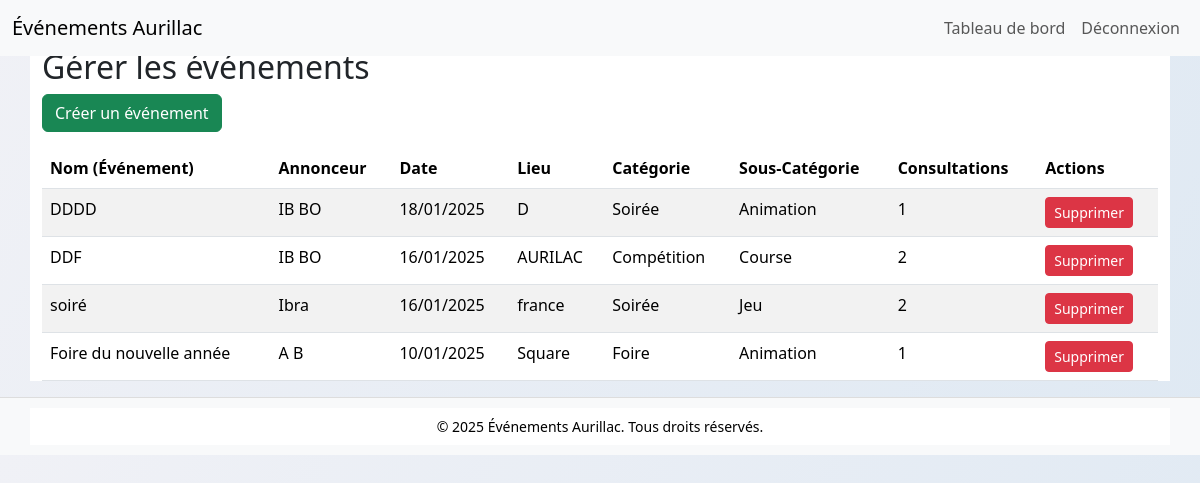
Page /admin/gerer_evenements.php (signed in) on the committed database.
### tables this page shows
CREATE TABLE `evenement` (
  `id_evenement` int(11) NOT NULL,
  `id_annonceur` int(11) NOT NULL,
  `id_categorie_evenement` int(11) NOT NULL,
  `id_sous_categorie_evenement` int(11) DEFAULT NULL,
  `nom` varchar(150) NOT NULL,
  `description` text NOT NULL,
  `date_evenement` date NOT NULL,
  `heure` time DEFAULT NULL,
  `lieu` varchar(200) NOT NULL,
  `image` varchar(255) DEFAULT NULL,
  `statut` varchar(20) DEFAULT 'actif',
  `compteur_consultations` int(11) DEFAULT 0,
  `date_creation` timestamp NOT NULL DEFAULT current_timestamp()
);

CREATE TABLE `annonceur` (
  `id_annonceur` int(11) NOT NULL,
  `nom` varchar(100) NOT NULL,
  `email` varchar(100) NOT NULL,
  `mot_de_passe` varchar(255) NOT NULL,
  `telephone` varchar(20) DEFAULT NULL,
  `id_categorie_annonceur` int(11) NOT NULL,
  `id_sous_categorie_annonceur` int(11) DEFAULT NULL,
  `role_annonceur` enum('annonceur','admin') NOT NULL DEFAULT 'annonceur',
  `date_creation` timestamp NOT NULL DEFAULT current_timestamp(),
  `statut` varchar(20) NOT NULL DEFAULT 'actif',
  `reset_token` varchar(64) DEFAULT NULL,
  `reset_expiry` datetime DEFAULT NULL
);

CREATE TABLE `categorieevenement` (
  `id_categorie_evenement` int(11) NOT NULL,
  `nom` varchar(100) NOT NULL
);

CREATE TABLE `souscategorieevenement` (
  `id_sous_categorie_evenement` int(11) NOT NULL,
  `id_categorie_evenement` int(11) NOT NULL,
  `nom` varchar(100) NOT NULL
);

### admin/gerer_evenements.php (the view, shortened to what this page needs)
<?php
require_once '../config/db_connect.php';
$sql = '
    SELECT e.*, a.nom AS annonceur_nom, a.statut AS annonceur_statut,
           c.nom AS cat_nom, sc.nom AS sous_cat_nom
    FROM Evenement e
    JOIN Annonceur a ON e.id_annonceur = a.id_annonceur
    JOIN CategorieEvenement c ON e.id_categorie_evenement = c.id_categorie_evenement
    LEFT JOIN souscategorieevenement sc
      ON e.id_sous_categorie_evenement = sc.id_sous_categorie_evenement
    ORDER BY e.date_evenement DESC
';
$stmt = $pdo->query($sql);
$evenements = $stmt->fetchAll(PDO::FETCH_ASSOC);
include '../includes/head.php';
include '../includes/header.php';
?>
<div class="container mt-5">
    <h2>Gérer les événements</h2>
    <a href="creer_evenement.php" class="btn btn-success mb-3">Créer un événement</a>
    <?php if (count($evenements) > 0): ?>
        <table class="table table-striped">
            <thead>
                <tr>
                    <th>Nom (Événement)</th>
                    <th>Annonceur</th>
                    <th>Date</th>
                    <th>Lieu</th>
                    <th>Catégorie</th>
                    <th>Sous-Catégorie</th>
                    <th>Consultations</th>
                    <th>Actions</th>
                </tr>
            </thead>
            <tbody>
                <?php foreach ($evenements as $evt): ?>
                    <tr>
                        <td>
                            <?php
                            echo htmlspecialchars($evt['nom']);
                            ?>
                        </td>
                        <td><?php echo htmlspecialchars($evt['annonceur_nom']); ?></td>
                        <td><?php echo date('d/m/Y', strtotime($evt['date_evenement'])); ?></td>
                        <td><?php echo htmlspecialchars($evt['lieu']); ?></td>
                        <td><?php echo htmlspecialchars($evt['cat_nom']); ?></td>
                        <td><?php echo htmlspecialchars($evt['sous_cat_nom'] ?: '—'); ?></td>
                        <td><?php echo $evt['compteur_consultations']; ?></td>
                        <td>
                            <a href="?supprimer=<?php echo $evt['id_evenement']; ?>"
                               class="btn btn-danger btn-sm"
                               onclick="return confirm('Supprimer cet événement ?');">
                               Supprimer
                            </a>
                        </td>
                    </tr>
                <?php endforeach; ?>
            </tbody>
        </table>
    <?php else: ?>
        <p>Aucun événement trouvé.</p>
    <?php endif; ?>
</div>
<?php include '../includes/footer.php'; ?>
</body>
</html>

### assets/css/style.css (style rules this page uses)
body { background: linear-gradient(120deg, #f0f1f6, #dfe9f3); font-family: 'Segoe UI', Tahoma, sans-serif; margin-top: 60px; margin-bottom: 40px; padding-top: 56px; padding-bottom: 50px; margin: 0; padding: 56px 0 40px 0; }
.container { background-color: #fff; }
body { background: linear-gradient(120deg, #f0f1f6, #dfe9f3); font-family: 'Segoe UI', Tahoma, sans-serif; margin: 0; padding: 0; }

### rows in the picture
evenement: nom "DDDD", id_annonceur.nom "IB BO", date_evenement "18/01/2025", lieu "D", id_categorie_evenement.nom "Soirée", id_sous_categorie_evenement.nom "Animation", compteur_consultations "1"
evenement: nom "DDF", id_annonceur.nom "IB BO", date_evenement "16/01/2025", lieu "AURILAC", id_categorie_evenement.nom "Compétition", id_sous_categorie_evenement.nom "Course", compteur_consultations "2"
evenement: nom "soiré", id_annonceur.nom "Ibra", date_evenement "16/01/2025", lieu "france", id_categorie_evenement.nom "Soirée", id_sous_categorie_evenement.nom "Jeu", compteur_consultations "2"
evenement: nom "Foire du nouvelle année", id_annonceur.nom "A B", date_evenement "10/01/2025", lieu "Square", id_categorie_evenement.nom "Foire", id_sous_categorie_evenement.nom "Animation", compteur_consultations "1"
